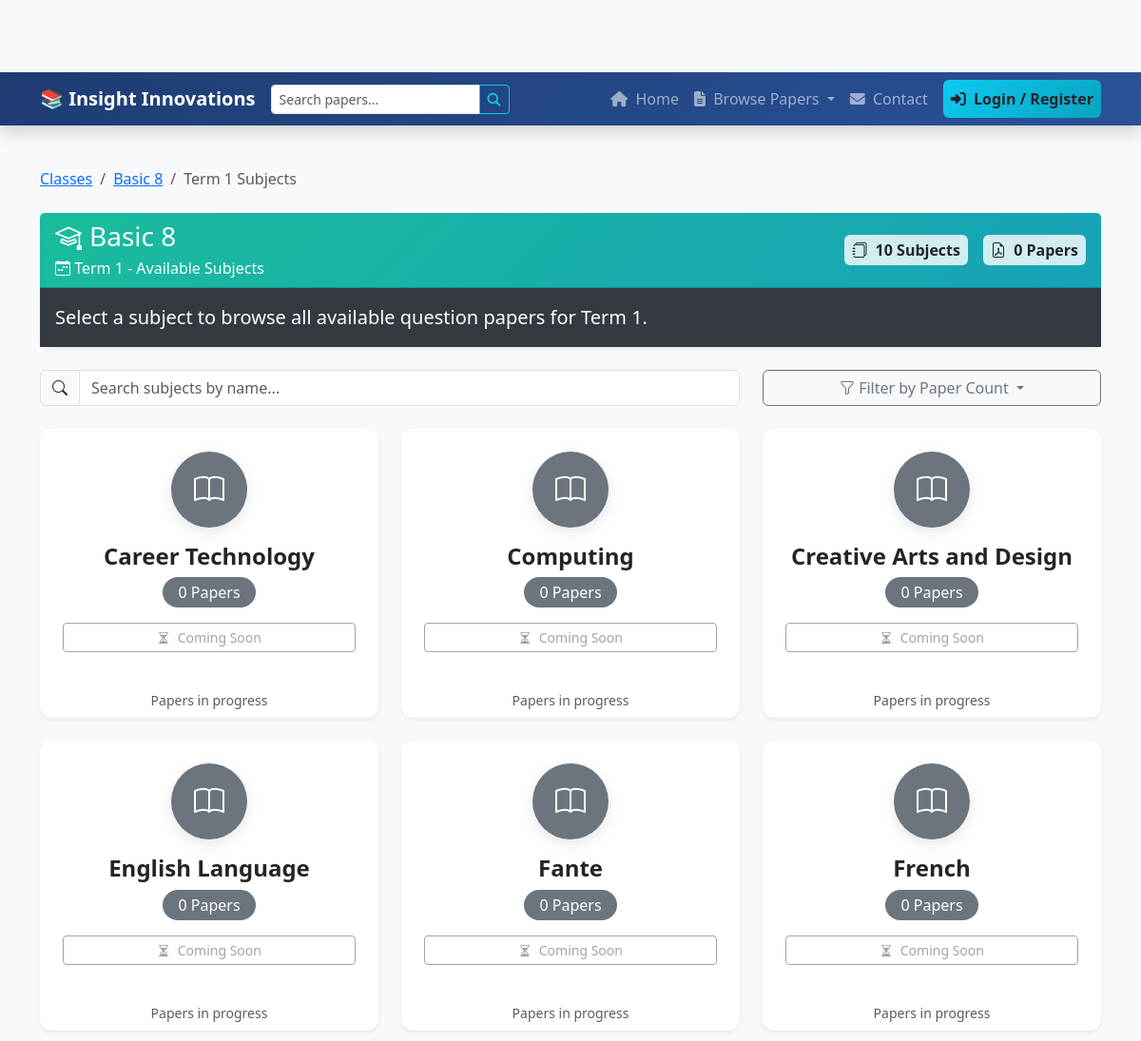
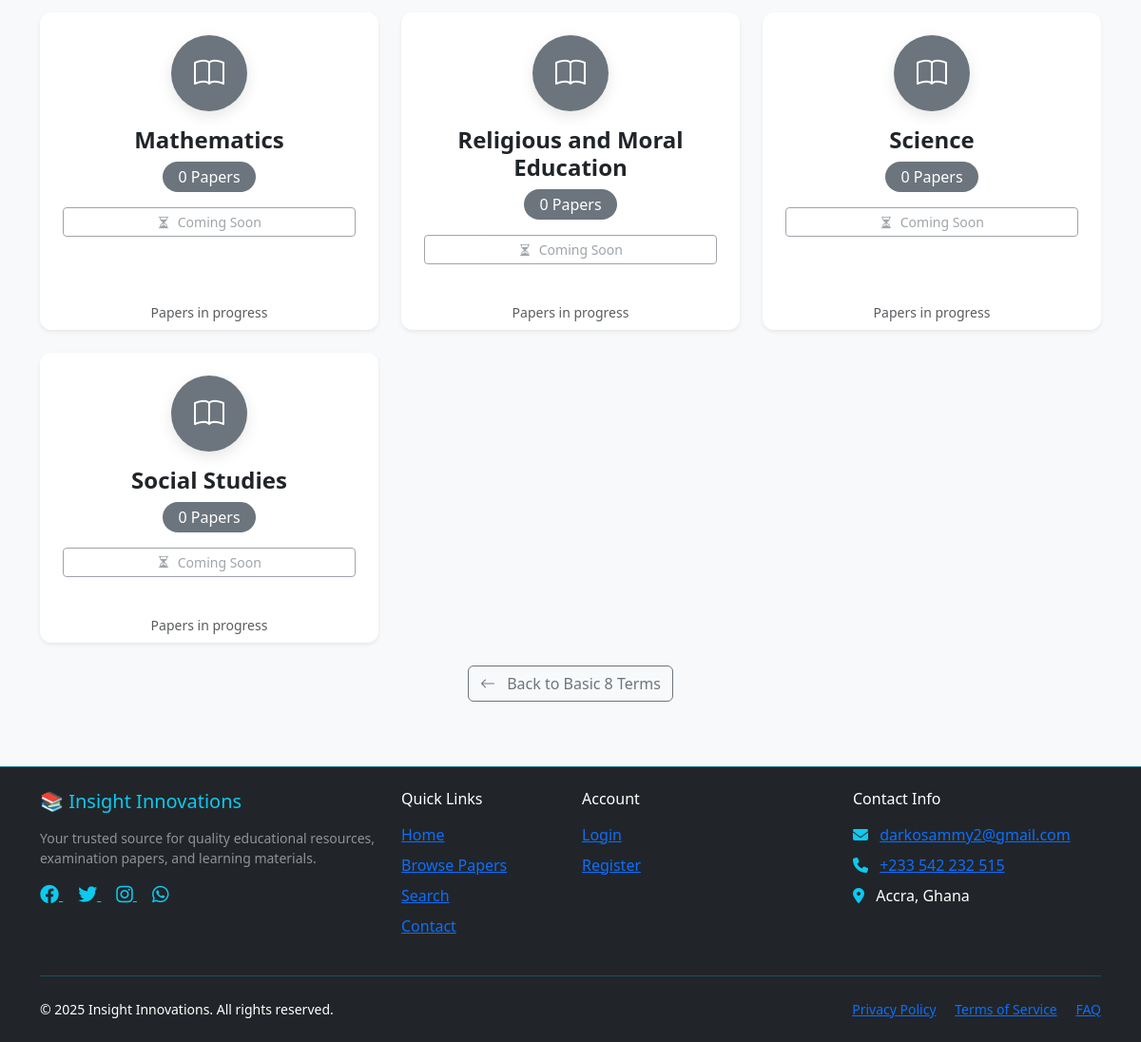
Screenshot of /basic-8/term-1/ with the database file from the repository (2 pictures, top to bottom).
### shop/models.py (models this page shows, shortened)
class Classes(models.Model):
    name = models.CharField(max_length=100, help_text="e.g., JHS 1, Basic 7")
    slug = models.SlugField(max_length=100, unique=True)
    description = models.TextField(blank=True)
    class Meta:
        verbose_name = 'Class (Grade)'
        verbose_name_plural = 'Classes (Grades)'
        ordering = ('name',)

class Term(models.Model):
    class_name = models.ForeignKey(Classes, related_name='terms', on_delete=models.CASCADE)
    name = models.CharField(max_length=50, help_text="e.g., Term 1, Term 2")
    slug = models.SlugField(max_length=50)
    class Meta:
        verbose_name_plural = 'Terms'
        unique_together = ('class_name', 'slug')
        ordering = ('name',)

class Subject(models.Model):
    name = models.CharField(max_length=100)
    slug = models.SlugField(max_length=100, unique=True)
    class Meta:
        verbose_name_plural = 'Subjects'
        ordering = ('name',)

### shop/views.py (the view, shortened to what this page needs)
# urls.py: path('<slug:class_slug>/<slug:term_slug>/', views.subject_list, name='subject_list'),
def subject_list(request, class_slug, term_slug):
    class_level = get_object_or_404(Classes, slug=class_slug)
    term = get_object_or_404(Term, class_name=class_level, slug=term_slug)
    all_papers = QuestionPaper.objects.filter(
        class_level=class_level,
        term=term,
        is_available=True
    ).select_related('subject').order_by('subject__name', '-year', 'exam_type')
    papers_by_subject = {}
    all_subjects = Subject.objects.all().order_by('name')
    subjects_list = []
    for subject in all_subjects:
        if subject.id in papers_by_subject:
            subjects_list.append(papers_by_subject[subject.id])
        else:
            subjects_list.append({
                'subject': subject,
                'papers': []
            })
    context = {
        'class_level': class_level,
        'term': term,
        'subjects_list': subjects_list,
        'total_papers': all_papers.count(),
        'page_title': f'{class_level.name} {term.name} - Select Subject',
    }
    return render(request, 'shop/subject_list.html', context)

### shop/context_processors.py (called while the page is built)
def current_year(request):
    return {
        'current_year': timezone.now().year
    }

### shop/templates/shop/subject_list.html (shortened to what this page needs)
{% extends 'base.html' %}
{% load static %}
{% block content %}
<div class="container py-4">
    <nav aria-label="breadcrumb" class="mb-4">
        <ol class="breadcrumb">
            <li class="breadcrumb-item"><a href="{% url 'shop:class_list' %}">Classes</a></li>
            <li class="breadcrumb-item"><a href="{% url 'shop:term_list' class_level.slug %}">{{ class_level.name }}</a></li>
            <li class="breadcrumb-item active">{{ term.name }} Subjects</li>
        </ol>
    </nav>
    <div class="card mb-4 shadow-sm border-0">
        <div class="card-header bg-gradient-teal text-white">
            <div class="d-flex flex-wrap justify-content-between align-items-center">
                <div>
                    <h1 class="h3 mb-1">
                        <i class="bi bi-mortarboard me-2"></i>{{ class_level.name }}
                    </h1>
                    <p class="mb-0">
                        <i class="bi bi-calendar-week"></i> {{ term.name }} - Available Subjects
                    </p>
                </div>
                <div class="text-end mt-2 mt-md-0">
                    <div class="d-flex flex-wrap align-items-center gap-3">
                        <span class="badge bg-light text-dark fs-6 p-2">
                            <i class="bi bi-journals me-1"></i> {{ subjects_list|length }} Subjects
                        </span>
                        <span class="badge bg-light text-dark fs-6 p-2">
                            <i class="bi bi-file-earmark-pdf me-1"></i> {{ total_papers }} Papers
                        </span>
                    </div>
                </div>
            </div>
        </div>
        <div class="card-body bg-faded-black text-white">
            <p class="lead mb-0">
                Select a subject to browse all available question papers for {{ term.name }}.
            </p>
        </div>
    </div>
    <div class="row mb-4">
        <div class="col-md-8">
            <div class="input-group">
                <span class="input-group-text"><i class="bi bi-search"></i></span>
                <input type="text" class="form-control" id="subjectSearch" placeholder="Search subjects by name...">
            </div>
        </div>
        <div class="col-md-4 mt-2 mt-md-0">
            <div class="dropdown">
                <button class="btn btn-outline-secondary w-100 dropdown-toggle" type="button" data-bs-toggle="dropdown">
                    <i class="bi bi-funnel"></i> Filter by Paper Count
                </button>
            </div>
        </div>
    </div>
    <div class="row row-cols-1 row-cols-md-2 row-cols-lg-3 g-4" id="subjectsGrid">
        {% for item in subjects_list %}
            <div class="col subject-item" data-name="{{ item.subject.name|lower }}" data-papers="{{ item.papers|length }}">
                <div class="card h-100 shadow-sm border-0 hover-lift">
                    <div class="card-body text-center p-4">
                        <div class="subject-icon mb-3">
                            <div class="icon-circle {% if item.papers|length > 0 %}bg-info{% else %}bg-secondary{% endif %}">
                                {% if item.subject.icon %}
                                    <i class="{{ item.subject.icon }} fa-2x text-white"></i>
                                {% else %}
                                    <i class="bi bi-book fa-2x text-white"></i>
                                {% endif %}
                            </div>
                        </div>
                        <h4 class="card-title text-dark fw-bold mb-2">{{ item.subject.name }}</h4>
                        <div class="mb-3">
                            <span class="badge {% if item.papers|length > 0 %}bg-success{% else %}bg-secondary{% endif %} rounded-pill fs-6 px-3 py-2">
                                {{ item.papers|length }} Paper{{ item.papers|length|pluralize }}
                            </span>
                        </div>
                        <div class="action-buttons">
                            {% if item.papers|length > 0 %}
                                {% if item.papers|length == 1 %}
                                    {% with paper=item.papers.0 %}
                                        <a href="{% url 'shop:paper_detail' class_level.slug term.slug item.subject.slug paper.slug %}"
                                            class="btn btn-info btn-sm w-100">
                                            <i class="bi bi-eye me-1"></i> View Paper
                                        </a>
                                    {% endwith %}
                                {% else %}
                                    <a href="{% url 'shop:subject_papers_list' class_level.slug term.slug item.subject.slug %}"
                                        class="btn btn-info btn-sm w-100">
                                        <i class="bi bi-list me-1"></i> Browse {{ item.papers|length }} Papers
                                    </a>
                                {% endif %}
                            {% else %}
                                <button class="btn btn-outline-secondary btn-sm w-100" disabled>
                                    <i class="bi bi-hourglass-split me-1"></i> Coming Soon
                                </button>
                            {% endif %}
                        </div>
                    </div>
                    <div class="card-footer bg-transparent text-center pt-3 border-top-0">
                        <div class="d-flex justify-content-center gap-2">
                            {% if item.papers|length > 0 %}
                                {% for paper in item.papers|slice:":3" %}
                                    <span class="badge bg-light text-dark small">
                                        {{ paper.exam_type|slice:":3" }}
                                    </span>
                                {% endfor %}
                                {% if item.papers|length > 3 %}
                                    <span class="badge bg-light text-dark small">
                                        +{{ item.papers|length|add:"-3" }}
                                    </span>
                                {% endif %}
                            {% else %}
                                <small class="text-muted">Papers in progress</small>
                            {% endif %}
                        </div>
                    </div>
                </div>
            </div>
        {% endfor %}
    </div>
    <div class="text-center mt-4">
        <a href="{% url 'shop:term_list' class_level.slug %}" class="btn btn-outline-secondary">
            <i class="bi bi-arrow-left me-2"></i> Back to {{ class_level.name }} Terms
        </a>
    </div>
</div>
{% endblock %}

### templates/base.html (style rules this page uses)
:root { --primary-color: #0d6efd; --secondary-color: #6c757d; --success-color: #198754; --info-color: #0dcaf0; --warning-color: #ffc107; --danger-color: #dc3545; --light-color: #f8f9fa; --dark-color: #212529; }
body { font-family: 'Segoe UI', Tahoma, Geneva, Verdana, sans-serif; padding-top: 76px; background-color: #f8f9fa; min-height: 100vh; display: flex; flex-direction: column; }
.card { border-radius: 12px; border: none; box-shadow: 0 4px 6px rgba(0,0,0,0.05); transition: transform 0.3s ease, box-shadow 0.3s ease; }

### shop/templates/shop/subject_list.html (style rules this page uses)
.bg-gradient-teal { background-color: #20c997 !important; background-image: linear-gradient(135deg, #1abc9c 0%, #17a2b8 100%) !important; }
.bg-faded-black { background-color: #343a40 !important; }
.bg-faded-black.text-white { color: #ffffff !important; }
.card-header.bg-gradient-teal .badge.bg-light { background-color: rgba(255, 255, 255, 0.8) !important; color: #212529 !important; }
.hover-lift { transition: transform 0.3s ease, box-shadow 0.3s ease; }
.subject-icon { position: relative; }
.icon-circle { width: 80px; height: 80px; border-radius: 50%; display: flex; align-items: center; justify-content: center; margin: 0 auto; box-shadow: 0 5px 15px rgba(0,0,0,0.1); }
.action-buttons .btn { transition: all 0.3s ease; }
.badge.rounded-pill { font-weight: 500; }

### rows the page displays
Classes: name "Basic 8"
Term: name "Term 1"
Subject: subject.name "Career Technology", papers|length "0"
Subject: subject.name "Computing", papers|length "0"
Subject: subject.name "Creative Arts and Design", papers|length "0"
Subject: subject.name "English Language", papers|length "0"
Subject: subject.name "Fante", papers|length "0"
Subject: subject.name "French", papers|length "0"
Subject: subject.name "Mathematics", papers|length "0"
Subject: subject.name "Religious and Moral Education", papers|length "0"
Subject: subject.name "Science", papers|length "0"
Subject: subject.name "Social Studies", papers|length "0"

### other values shown
{{ subjects_list|length }} "10"
{{ total_papers }} "0"
